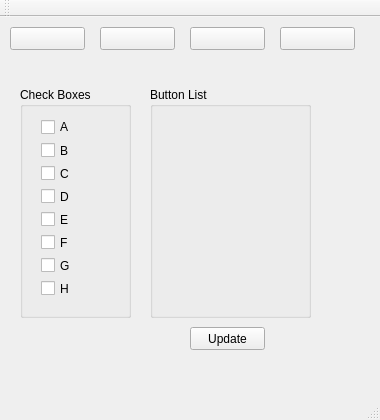
<?xml version="1.0" encoding="UTF-8"?>
<ui version="4.0">
 <class>MainWindow</class>
 <widget class="QMainWindow" name="MainWindow">
  <property name="geometry">
   <rect>
    <x>0</x>
    <y>0</y>
    <width>380</width>
    <height>420</height>
   </rect>
  </property>
  <property name="windowTitle">
   <string>MainWindow</string>
  </property>
  <widget class="QWidget" name="centralWidget">
   <widget class="QGroupBox" name="groupBox">
    <property name="geometry">
     <rect>
      <x>150</x>
      <y>70</y>
      <width>161</width>
      <height>231</height>
     </rect>
    </property>
    <property name="title">
     <string>Button List</string>
    </property>
    <widget class="QWidget" name="verticalLayoutWidget">
     <property name="geometry">
      <rect>
       <x>10</x>
       <y>20</y>
       <width>141</width>
       <height>201</height>
      </rect>
     </property>
     <layout class="QVBoxLayout" name="verticalLayout"/>
    </widget>
   </widget>
   <widget class="QGroupBox" name="groupBox_2">
    <property name="geometry">
     <rect>
      <x>20</x>
      <y>70</y>
      <width>111</width>
      <height>231</height>
     </rect>
    </property>
    <property name="title">
     <string>Check Boxes</string>
    </property>
    <widget class="QWidget" name="verticalLayoutWidget_2">
     <property name="geometry">
      <rect>
       <x>10</x>
       <y>20</y>
       <width>91</width>
       <height>201</height>
      </rect>
     </property>
     <layout class="QVBoxLayout" name="verticalLayout_2">
      <item>
       <widget class="QCheckBox" name="checkBox_3">
        <property name="text">
         <string>A</string>
        </property>
       </widget>
      </item>
      <item>
       <widget class="QCheckBox" name="checkBox_2">
        <property name="text">
         <string>B</string>
        </property>
       </widget>
      </item>
      <item>
       <widget class="QCheckBox" name="checkBox_4">
        <property name="text">
         <string>C</string>
        </property>
       </widget>
      </item>
      <item>
       <widget class="QCheckBox" name="checkBox_6">
        <property name="text">
         <string>D</string>
        </property>
       </widget>
      </item>
      <item>
       <widget class="QCheckBox" name="checkBox_7">
        <property name="text">
         <string>E</string>
        </property>
       </widget>
      </item>
      <item>
       <widget class="QCheckBox" name="checkBox_8">
        <property name="text">
         <string>F</string>
        </property>
       </widget>
      </item>
      <item>
       <widget class="QCheckBox" name="checkBox_9">
        <property name="text">
         <string>G</string>
        </property>
       </widget>
      </item>
      <item>
       <widget class="QCheckBox" name="checkBox">
        <property name="text">
         <string>H</string>
        </property>
       </widget>
      </item>
     </layout>
    </widget>
   </widget>
   <widget class="QPushButton" name="pushButton">
    <property name="geometry">
     <rect>
      <x>190</x>
      <y>310</y>
      <width>75</width>
      <height>23</height>
     </rect>
    </property>
    <property name="text">
     <string>Update</string>
    </property>
   </widget>
   <widget class="QPushButton" name="pushButton_2">
    <property name="geometry">
     <rect>
      <x>10</x>
      <y>10</y>
      <width>75</width>
      <height>23</height>
     </rect>
    </property>
    <property name="text">
     <string/>
    </property>
   </widget>
   <widget class="QPushButton" name="pushButton_3">
    <property name="geometry">
     <rect>
      <x>100</x>
      <y>10</y>
      <width>75</width>
      <height>23</height>
     </rect>
    </property>
    <property name="text">
     <string/>
    </property>
   </widget>
   <widget class="QPushButton" name="pushButton_4">
    <property name="geometry">
     <rect>
      <x>190</x>
      <y>10</y>
      <width>75</width>
      <height>23</height>
     </rect>
    </property>
    <property name="text">
     <string/>
    </property>
   </widget>
   <widget class="QPushButton" name="pushButton_5">
    <property name="geometry">
     <rect>
      <x>280</x>
      <y>10</y>
      <width>75</width>
      <height>23</height>
     </rect>
    </property>
    <property name="text">
     <string/>
    </property>
   </widget>
  </widget>
  <widget class="QMenuBar" name="menuBar">
   <property name="geometry">
    <rect>
     <x>0</x>
     <y>0</y>
     <width>380</width>
     <height>21</height>
    </rect>
   </property>
  </widget>
  <widget class="QToolBar" name="mainToolBar">
   <attribute name="toolBarArea">
    <enum>TopToolBarArea</enum>
   </attribute>
   <attribute name="toolBarBreak">
    <bool>false</bool>
   </attribute>
  </widget>
  <widget class="QStatusBar" name="statusBar"/>
 </widget>
 <layoutdefault spacing="6" margin="11"/>
 <resources/>
 <connections/>
</ui>
